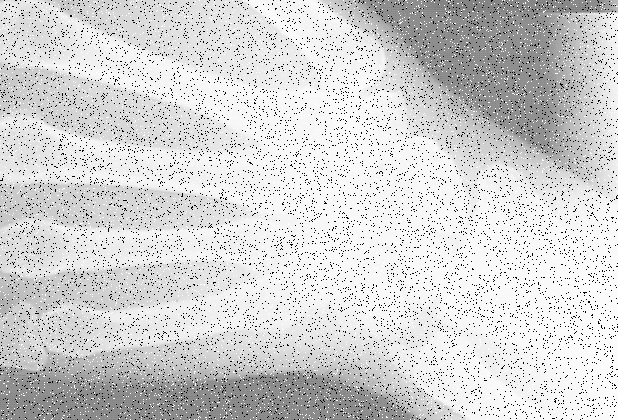
#> input picture Images/x-ray-bones.tif, 618 x 420 px, found by its file name
$ python medianFilter.py
#> lines starting #> are read from the running program, lines starting #| are printed output that depends on the picture
# -*- coding: utf-8 -*-
"""
Created on Sun Dec 15 16:49:46 2024

@author: Mario Eduardo Sepúlveda Hernández

In this script i implemented the median filter to reduce the
"Salt & pepper" noise

The script analyses 3x3 neighborhoods and change the value
of the central pixel to the median of the neighborhood

"""

import cv2 as cv
import matplotlib.pyplot as plt
import numpy as np

A=cv.imread("x-ray-bones.tif")
#> A is the input picture: shape (420, 618, 3); min 0, max 255, mean 209.9
A = cv.cvtColor(A, cv.COLOR_BGR2GRAY)
#> A: shape (420, 618)
A=np.asarray(A)

plt.subplot(1,2,1)
plt.imshow(A,cmap="gray")
plt.title(label="Salt & pepper noise")
plt.xlabel(xlabel="pixels")
plt.ylabel(ylabel="pixels")

i=1
j=0
while i<(A.shape[0]-1):
    while j<(A.shape[1]-2):
        p=[[A[i-1,j],A[i-1,j+1],A[i-1,j+2]],[A[i,j],A[i,j+1],A[i,j+2]],[A[i+1,j],A[i+1,j+1],A[i+1,j+2]]]
        p=np.asarray(p)
        valor=np.median(p)
        A[i,j+1]=valor
        j=j+1
    j=0
    i=i+1
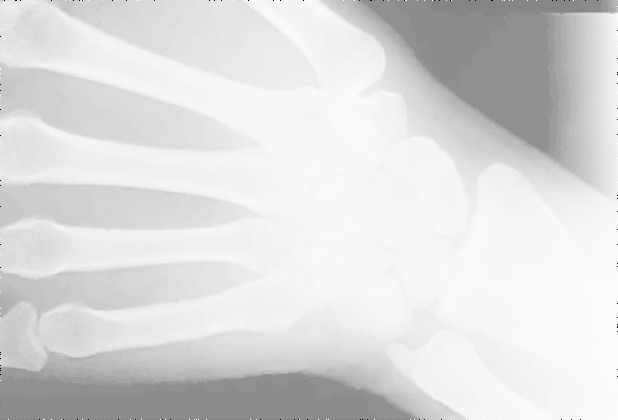
#> A: shape (420, 618); min 0, max 255, mean 219.1
#> after the loop, i = 419

plt.subplot(1,2,2)
plt.imshow(A,cmap="gray")
plt.title(label="Image without noise")
plt.xlabel(xlabel="pixels")
plt.ylabel(ylabel="pixels")
plt.tight_layout()
plt.show
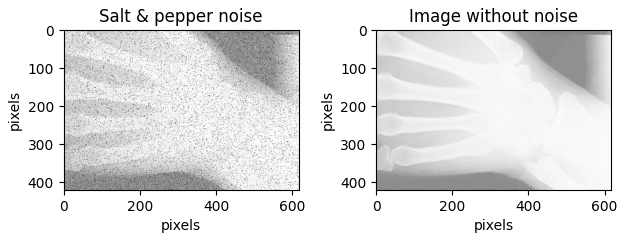
#> figure drawn by matplotlib, 2 panels
